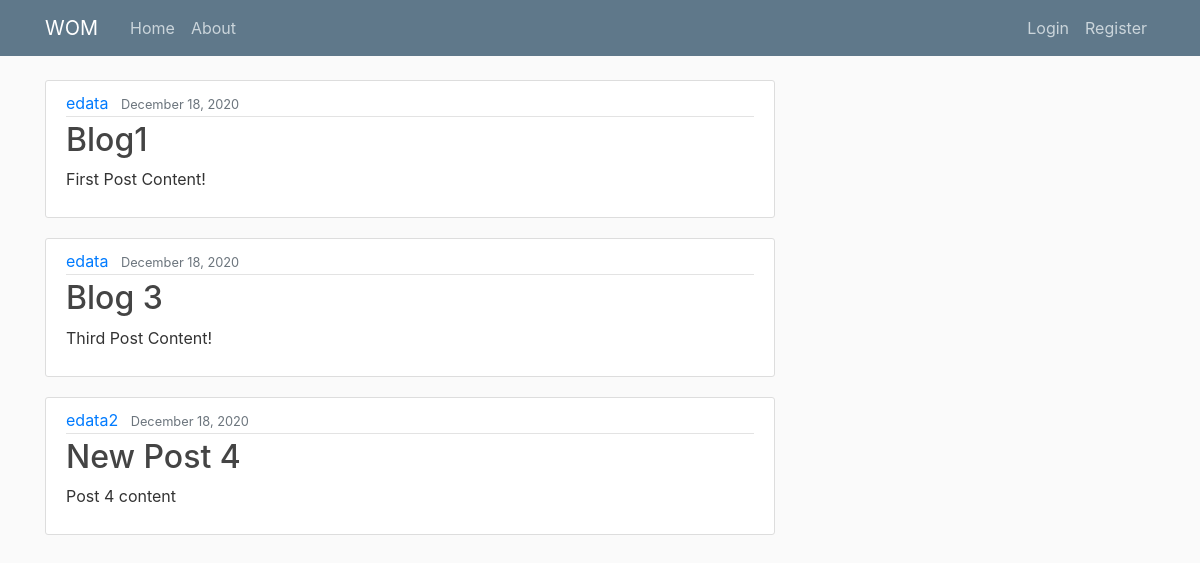
The app's page /app/ with its own data.
### App/models.py (models this page shows, shortened)
class Post(models.Model):
	title = models.CharField(max_length=100)
	content = models.TextField()
	date_posted = models.DateTimeField(default=timezone.now)
	author = models.ForeignKey(User, on_delete=models.CASCADE)

### App/views.py (the view)
# urls.py: path('', views.home, name='app-home'),
def home(request):
	context = {
		'posts': Post.objects.all()
	}
	return render(request, 'App/home.html', context)

### templates/App/home.html
{% extends "App/base.html" %}
{% block content %}
    {% for post in posts %}
        <article class="media content-section">
          <div class="media-body">
            <div class="article-metadata">
              <a class="mr-2" href="#">{{ post.author }}</a>
              <small class="text-muted">{{ post.date_posted|date:"F d, Y" }}</small>
            </div>
            <h2><a class="article-title" href="#">{{ post.title }}</a></h2>
            <p class="article-content">{{ post.content }}</p>
          </div>
        </article>
    {% endfor %}
{% endblock content %}

### App/static/App/main.css (style rules this page uses)
body { background: #fafafa; color: #333333; margin-top: 5rem; }
h1, h2, h3, h4, h5, h6 { color: #444444; }
.content-section { background: #ffffff; padding: 10px 20px; border: 1px solid #dddddd; border-radius: 3px; margin-bottom: 20px; }
.article-title { color: #444444; }
.article-content { white-space: pre-line; }
.article-metadata { padding-bottom: 1px; margin-bottom: 4px; border-bottom: 1px solid #e3e3e3 }

### records on screen
Post: author "edata", date_posted "December 18, 2020", title "Blog1", content "First Post Content!"
Post: author "edata", date_posted "December 18, 2020", title "Blog 3", content "Third Post Content!"
Post: author "edata2", date_posted "December 18, 2020", title "New Post 4", content "Post 4 content"
